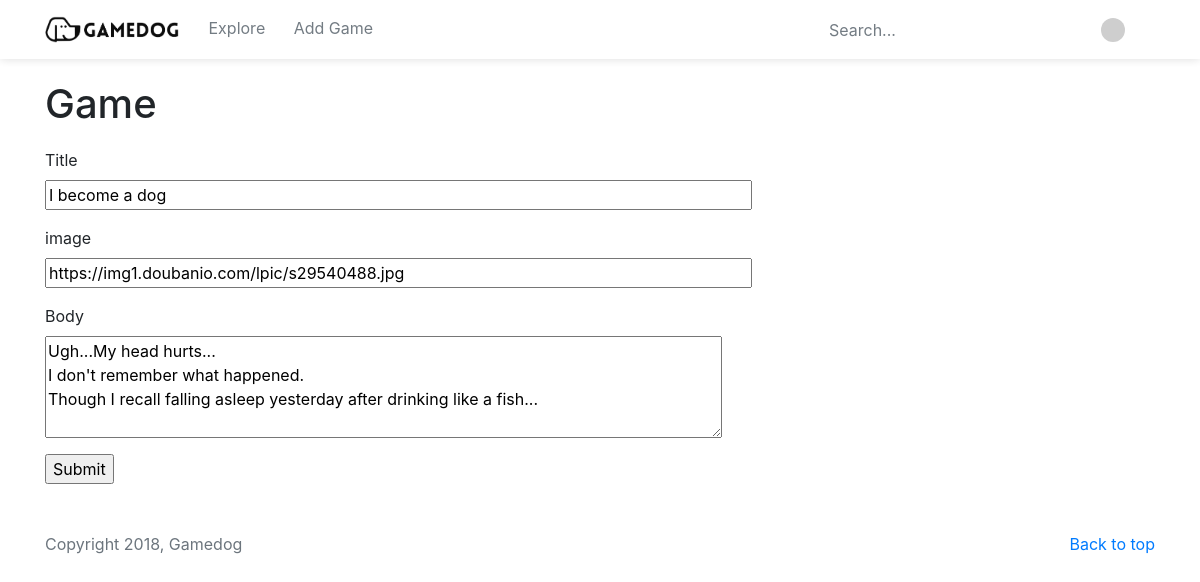
/edit_item/2 (signed in), run on the app's committed database.
### app/models.py (models this page shows, shortened)
class SearchableMixin(object):
    @classmethod
    def search(cls, expression, page, per_page):
        ids, total = query_index(cls.__tablename__, expression, page, per_page)
        if total == 0:
            return cls.query.filter_by(id=0), 0
        when = []
        for i in range(len(ids)):
            when.append((ids[i], i))
        return cls.query.filter(cls.id.in_(ids)).order_by(
            db.case(when, value=cls.id)), total

class Item(SearchableMixin, db.Model):
    id = db.Column(db.Integer, primary_key=True)
    title = db.Column(db.String(128), index=True)
    image = db.Column(db.String(128))
    body = db.Column(db.String(256))
    comments = db.relationship('Comment', backref='item', lazy='dynamic')
    __searchable__ = ['title']

### app/routes.py (the view)
@app.route('/edit_item/<id>', methods=['GET','POST'])
@login_required
def edit_item(id): #duplicate
    form = EditItemForm()
    item = Item.query.filter_by(id=id).first()
    if Item is None:
        flash('Game {} not found.'.format(id))
        redirect(url_for('explore'))
    if form.validate_on_submit():
        item.title = form.title.data
        item.image = form.image.data
        item.body = form.body.data
        db.session.commit()
        flash('Your changes have been saved.')
        return redirect(url_for('item', item_id=id))
    elif request.method == 'GET':
        form.title.data = item.title
        form.image.data = item.image
        form.body.data = item.body
    return render_template('edit_item.html', title='Edit Game', form=form)

### app/forms.py
class SearchForm(FlaskForm):
    q = StringField('search', validators=[DataRequired()])
    def __init__(self, *args, **kwargs):
        if 'formdata' not in kwargs:
            kwargs['formdata'] = request.args
        if 'csrf_enabled' not in kwargs:
            kwargs['csrf_enabled'] = False
        super(SearchForm, self).__init__(*args, **kwargs)

class EditItemForm(FlaskForm):
    title = StringField('Title', validators=[DataRequired()])
    image = StringField('image', validators=[DataRequired(), URL()])
    body = TextAreaField('Body', validators=[DataRequired(), Length(min=1,max=140)])
    submit = SubmitField('Submit')

### app/models.py (called while the page is built)
@login.user_loader
def load_user(id):
    return User.query.get(int(id))

    def get_avatar(self, size):
        if self.avatar:
            return '/img/' + self.avatar
        digest = md5(self.email.lower().encode('utf-8')).hexdigest()
        return 'https://www.gravatar.com/avatar/{}?d=retro&s={}'.format(
                digest, size)

### app/routes.py (called while the page is built)
@app.before_request
def before_request():
    if current_user.is_authenticated:
        g.search_form = SearchForm()

### app/templates/edit_item.html (shortened to what this page needs)
{% extends "base.html" %}
{% block content %}
	<h1>Game</h1>
	<form action="" method="post">
		<p>
		{{ form.title.label }}<br>
		{{ form.title(size=64) }}<br>
		</p>
		<p>
		{{ form.image.label }}<br>
		{{ form.image(size=64) }}<br>
		</p>
		<p>
		{{ form.body.label }}<br>
		{{ form.body(cols=64, rows=4) }}<br>
		</p>
		<p>{{ form.submit() }}</p>
	</form>
{% endblock %}

### data on the page
Item: title "I become a dog", image "https://img1.doubanio.com/lpic/s29540488.jpg", body "Ugh...My head hurts... I don't remember what happened. Though I recall falling asleep yesterday after drinking like a fish..."
